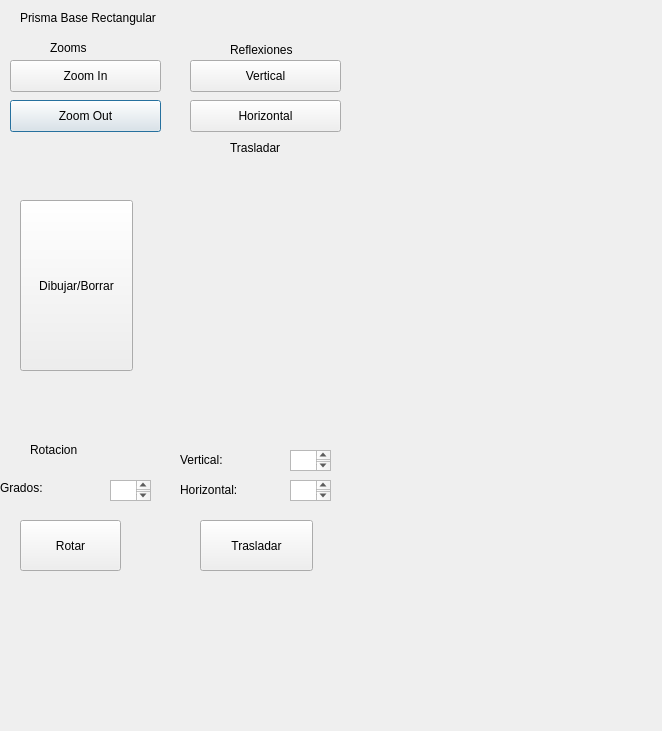
<?xml version="1.0" encoding="UTF-8"?>
<ui version="4.0">
 <class>prismabaserect</class>
 <widget class="QDialog" name="prismabaserect">
  <property name="geometry">
   <rect>
    <x>0</x>
    <y>0</y>
    <width>662</width>
    <height>731</height>
   </rect>
  </property>
  <property name="windowTitle">
   <string>Dialog</string>
  </property>
  <widget class="QLabel" name="label">
   <property name="geometry">
    <rect>
     <x>20</x>
     <y>10</y>
     <width>221</width>
     <height>16</height>
    </rect>
   </property>
   <property name="text">
    <string>Prisma Base Rectangular</string>
   </property>
  </widget>
  <widget class="QPushButton" name="pushButton_5">
   <property name="geometry">
    <rect>
     <x>10</x>
     <y>100</y>
     <width>151</width>
     <height>32</height>
    </rect>
   </property>
   <property name="text">
    <string>Zoom Out</string>
   </property>
  </widget>
  <widget class="QPushButton" name="pushButton">
   <property name="enabled">
    <bool>true</bool>
   </property>
   <property name="geometry">
    <rect>
     <x>20</x>
     <y>200</y>
     <width>113</width>
     <height>171</height>
    </rect>
   </property>
   <property name="text">
    <string>Dibujar/Borrar</string>
   </property>
  </widget>
  <widget class="QPushButton" name="pushButton_4">
   <property name="geometry">
    <rect>
     <x>10</x>
     <y>60</y>
     <width>151</width>
     <height>32</height>
    </rect>
   </property>
   <property name="text">
    <string>Zoom In</string>
   </property>
  </widget>
  <widget class="QPushButton" name="pushButton_7">
   <property name="geometry">
    <rect>
     <x>190</x>
     <y>60</y>
     <width>151</width>
     <height>32</height>
    </rect>
   </property>
   <property name="text">
    <string>Vertical</string>
   </property>
  </widget>
  <widget class="QTextEdit" name="boxXinicio">
   <property name="geometry">
    <rect>
     <x>290</x>
     <y>480</y>
     <width>41</width>
     <height>21</height>
    </rect>
   </property>
  </widget>
  <widget class="QLabel" name="label_5">
   <property name="geometry">
    <rect>
     <x>0</x>
     <y>480</y>
     <width>51</width>
     <height>16</height>
    </rect>
   </property>
   <property name="text">
    <string>Grados:</string>
   </property>
  </widget>
  <widget class="QPushButton" name="pushButton_3">
   <property name="geometry">
    <rect>
     <x>20</x>
     <y>520</y>
     <width>101</width>
     <height>51</height>
    </rect>
   </property>
   <property name="text">
    <string>Rotar</string>
   </property>
  </widget>
  <widget class="QLabel" name="label_4">
   <property name="geometry">
    <rect>
     <x>180</x>
     <y>480</y>
     <width>81</width>
     <height>20</height>
    </rect>
   </property>
   <property name="text">
    <string>Horizontal:</string>
   </property>
  </widget>
  <widget class="QLabel" name="label_9">
   <property name="geometry">
    <rect>
     <x>230</x>
     <y>40</y>
     <width>81</width>
     <height>20</height>
    </rect>
   </property>
   <property name="text">
    <string>Reflexiones</string>
   </property>
  </widget>
  <widget class="QLabel" name="label_10">
   <property name="geometry">
    <rect>
     <x>30</x>
     <y>440</y>
     <width>81</width>
     <height>20</height>
    </rect>
   </property>
   <property name="text">
    <string>Rotacion</string>
   </property>
  </widget>
  <widget class="QLabel" name="label_6">
   <property name="geometry">
    <rect>
     <x>180</x>
     <y>450</y>
     <width>71</width>
     <height>20</height>
    </rect>
   </property>
   <property name="text">
    <string>Vertical:</string>
   </property>
  </widget>
  <widget class="QPushButton" name="pushButton_2">
   <property name="geometry">
    <rect>
     <x>200</x>
     <y>520</y>
     <width>113</width>
     <height>51</height>
    </rect>
   </property>
   <property name="text">
    <string>Trasladar</string>
   </property>
  </widget>
  <widget class="QPushButton" name="pushButton_6">
   <property name="geometry">
    <rect>
     <x>190</x>
     <y>100</y>
     <width>151</width>
     <height>32</height>
    </rect>
   </property>
   <property name="text">
    <string>Horizontal</string>
   </property>
  </widget>
  <widget class="QLabel" name="label_8">
   <property name="geometry">
    <rect>
     <x>230</x>
     <y>140</y>
     <width>71</width>
     <height>16</height>
    </rect>
   </property>
   <property name="text">
    <string>Trasladar</string>
   </property>
  </widget>
  <widget class="QTextEdit" name="boxGrados">
   <property name="geometry">
    <rect>
     <x>110</x>
     <y>480</y>
     <width>41</width>
     <height>21</height>
    </rect>
   </property>
  </widget>
  <widget class="QTextEdit" name="boxYinicio">
   <property name="geometry">
    <rect>
     <x>290</x>
     <y>450</y>
     <width>41</width>
     <height>21</height>
    </rect>
   </property>
  </widget>
  <widget class="QLabel" name="label_11">
   <property name="geometry">
    <rect>
     <x>50</x>
     <y>40</y>
     <width>60</width>
     <height>16</height>
    </rect>
   </property>
   <property name="text">
    <string>Zooms</string>
   </property>
  </widget>
 </widget>
 <resources/>
 <connections/>
</ui>
